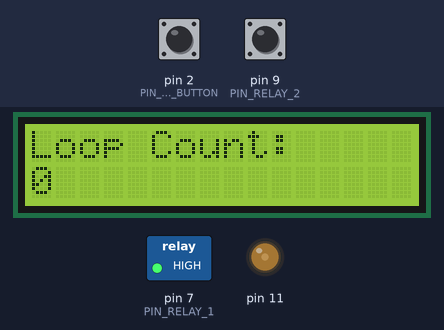
Recording of a sketch running on a simulated Arduino Uno, built with avr-gcc and run on an emulated ATmega328P. Parts: 16×2 character LCD, switched loads named in the sketch (green lamp = pin HIGH), output pins drawn as LEDs (lit = HIGH). The test bench sets the inputs (shaded band); at power-on: pin 9 (PIN_RELAY_2) HIGH, pin 2 (PIN_RESET_BUTTON) HIGH. EEPROM starts erased; what the sketch prints to the serial monitor is not drawn.

Above: at 3.6 s.
3.7 s: pin 9 (PIN_RELAY_2) pulled LOW for 3 s
At 6.17 s:
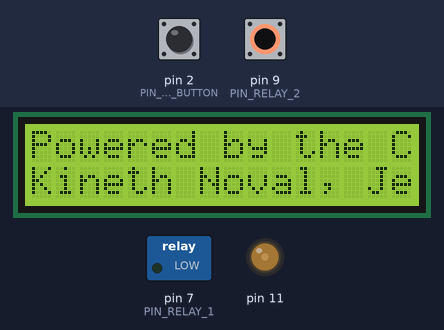
8.2 s: pin 9 (PIN_RELAY_2) pulled LOW for 3 s
At 9.96 s:
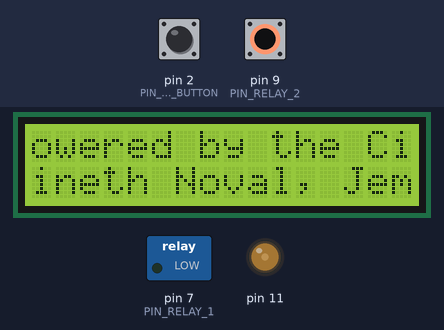
12.7 s: pin 2 (PIN_RESET_BUTTON) pulled LOW for 3 s
At 16.5 s:
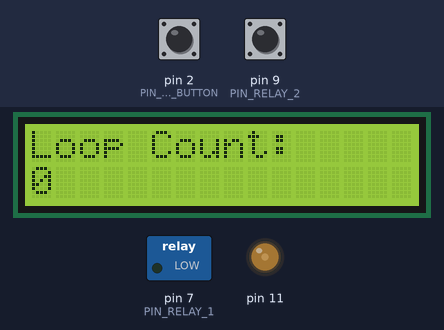
18.8 s: pin 2 (PIN_RESET_BUTTON) driven LOW and pin 9 (PIN_RELAY_2) driven LOW
At 20.73 s:
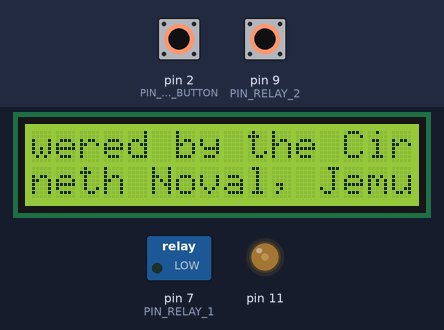
23.8 s: pin 9 (PIN_RELAY_2) driven HIGH
At 27.9 s:
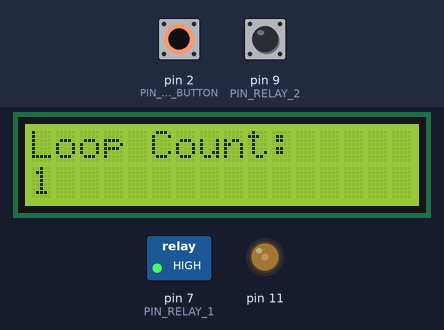
31.4 s: pin 9 (PIN_RELAY_2) driven LOW
At 33.49 s:
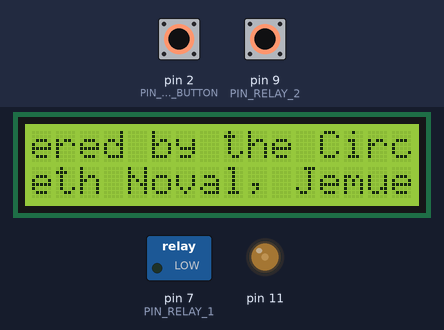
Timing chart, 0 to 35.0 s (numbered marks = the images above; inputs shaded):
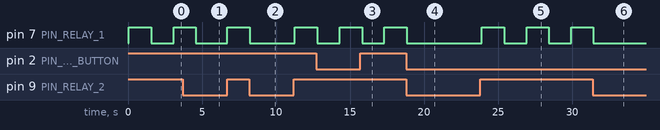

Measured:
- after the input at 3.7 s, the display: first differs from a run without the input after 2.4 s (image 1)
- after the input at 8.2 s, the display: first differs from a run without the input after 1.5 s (image 2 shows a later state)
- after the input at 18.8 s, pin 7 (PIN_RELAY_1): goes on until 18.8 s, then stays LOW; the display: first differs from a run without the input after 1.6 s (image 4 shows a later state)
- after the input at 23.8 s, pin 7 (PIN_RELAY_1): alternates HIGH for 1.5 s and LOW for 1.5 s, starting after 0.11 s; the display: first changes after 0.11 s (image 5 shows a later state)
- after the input at 31.4 s, pin 7 (PIN_RELAY_1): goes on until 31.4 s, then stays LOW; the display: first differs from a run without the input after 1.6 s (image 6 shows a later state)
- by itself, pin 7 (PIN_RELAY_1): alternates HIGH for 1.5 s and LOW for 1.5 s
- what the display in image 5 shows lasts 3.0 s, from 26.9 s to 29.9 s

The sketch:

fortom.ino
```cpp
#include <LiquidCrystal.h>
#include <EEPROM.h> // Include the EEPROM library

// Initialize the library with the numbers of the interface pins
// RS -> 2, EN -> 3, D4 -> 4, D5 -> 5, D6 -> 6, D7 -> 8
LiquidCrystal lcd(10, 3, 4, 5, 6, 8);

#define PIN_RELAY_1 7  // Pin used to control the relay
#define PIN_RELAY_2 9  // Pin used to detect the input current
#define PIN_RESET_BUTTON 2 // Pin used for the reset button

// Variable to store the loop count
unsigned long loopCount = 0;
volatile bool reset = false;

// Variable to store LCD contrast value
int contrast = 60;

void setup() {
  // Start serial communication for debugging
  Serial.begin(9600);

  // Initialize the relay pin as an output
  pinMode(PIN_RELAY_1, OUTPUT);

  // Initialize PIN_RELAY_2 as an input with internal pull-up resistor
  pinMode(PIN_RELAY_2, INPUT_PULLUP);

  // Initialize the reset button pin as an input with internal pull-up resistor
  pinMode(PIN_RESET_BUTTON, INPUT_PULLUP);

  // Read the loop count from EEPROM
  loopCount = EEPROM.read(0) | (EEPROM.read(1) << 8) | (EEPROM.read(2) << 16) | (EEPROM.read(3) << 24);

  // Set up reset button interrupt
  attachInterrupt(digitalPinToInterrupt(PIN_RESET_BUTTON), resetCount, FALLING);

  // Set up the LCD's number of columns and rows
  analogWrite(11, contrast);
  lcd.begin(16, 2);

  // Print the initial message to the LCD
  lcd.setCursor(0, 0);  // Set cursor to the first column of the first row
  lcd.print("Loop Count:");  // Print the initial message

  // Display the initial loop count on the LCD
  lcd.setCursor(0, 1);
  lcd.print(loopCount);
}

void loop() {
  // Check if the reset button is pressed
  if (reset) {
    // Reset the loop count
    loopCount = 0;

    // Save the reset loop count to EEPROM
    EEPROM.write(0, loopCount & 0xFF);
    EEPROM.write(1, (loopCount >> 8) & 0xFF);
    EEPROM.write(2, (loopCount >> 16) & 0xFF);
    EEPROM.write(3, (loopCount >> 24) & 0xFF);

    // Update the display immediately after reset
     lcd.clear();
    lcd.setCursor(0, 0);
    lcd.print("Loop Count:");
    lcd.setCursor(0, 1);
    lcd.print(loopCount);
    reset = false;
  } else if (digitalRead(PIN_RELAY_2) == LOW) {
    // Prepare the scrolling messages
    String topMessage = "Powered by the Circuit Crusader";
    String names = "Kineth Noval, Jemuel Valencia, Ellaine Barro, Louie Valle, Miguel Hermoso";
    String paddedTopMessage = topMessage + "                "; // 16 spaces for padding
    String paddedNames = names + "                "; // 16 spaces for padding

    int topMessageLength = paddedTopMessage.length();
    int namesLength = paddedNames.length();
    int maxLength = max(topMessageLength, namesLength);

    // Scroll the names on the second line
    for (int position = 0; position < maxLength; position++) {
      lcd.setCursor(0, 0);
      lcd.print(paddedTopMessage.substring(position, position + 16));
      lcd.setCursor(0, 1);
      lcd.print(paddedNames.substring(position, position + 16));
      delay(150);

      if (digitalRead(PIN_RELAY_2) == HIGH) {
        break; // Exit the loop if the switch is released
      }
    }

    // Clear the display immediately after scrolling
    lcd.clear();
    lcd.setCursor(0, 0);
    lcd.print("Loop Count:");
    lcd.setCursor(0, 1);
    lcd.print(loopCount);
  } else {
    // Resume the relay operation and stop displaying the scrolling names
    // Turn on the relay
    Serial.println("pull");
    digitalWrite(PIN_RELAY_1, HIGH);
    delay(1500);

    // Turn off the relay
    Serial.println("push");
    digitalWrite(PIN_RELAY_1, LOW);
    delay(1500);

    // Increment the loop count
    loopCount++;

    // Save the loop count to EEPROM
    EEPROM.write(0, loopCount & 0xFF);
    EEPROM.write(1, (loopCount >> 8) & 0xFF);
    EEPROM.write(2, (loopCount >> 16) & 0xFF);
    EEPROM.write(3, (loopCount >> 24) & 0xFF);

    // Clear the second line
    lcd.setCursor(0, 1);  // Set cursor to the first column of the second row
    lcd.print("                ");  // Print spaces to clear previous content

    // Set the cursor to the second line again to print the updated count
    lcd.setCursor(0, 1);
    lcd.print(loopCount);
  }
}

void resetCount() {
  reset = true;
}
```
